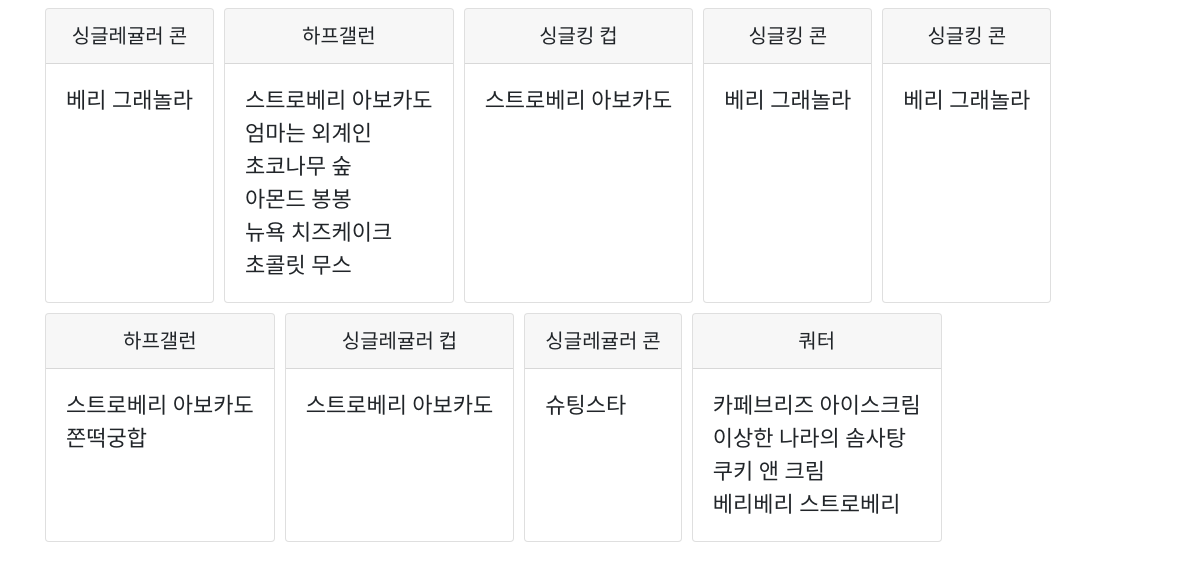
/icecream/show_list/ (lower part), run on an earlier commit of the app's database.
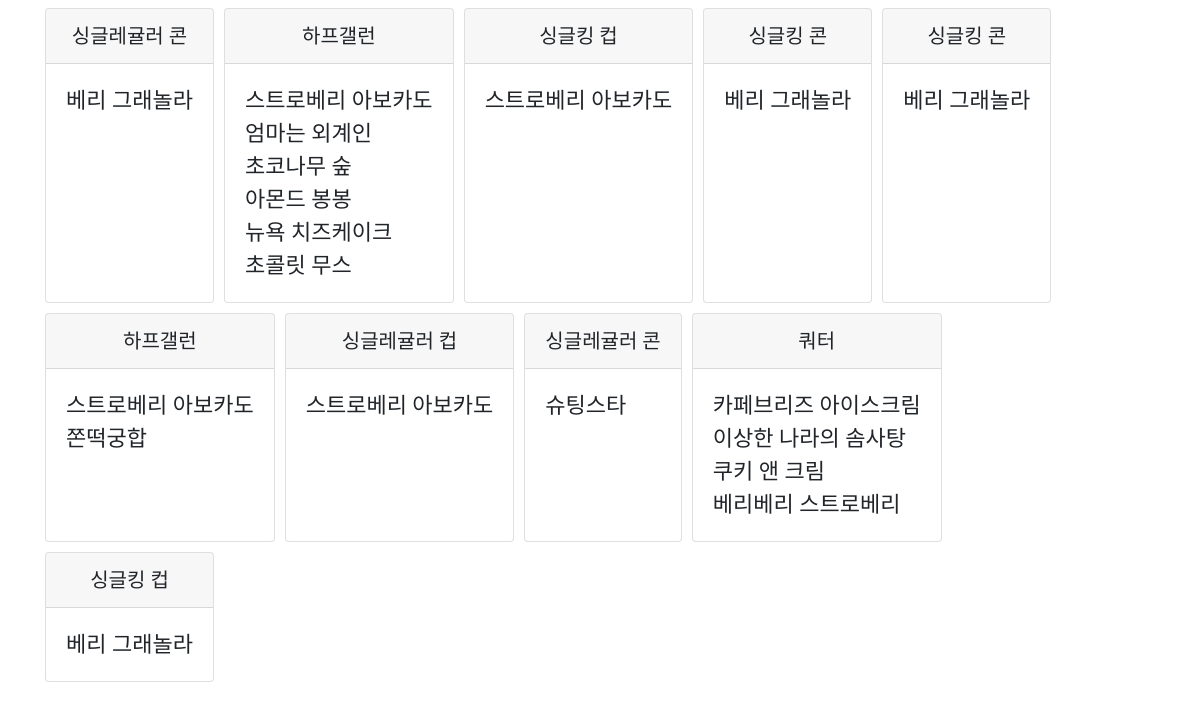
And on a later commit of the database.
### order/models.py (models this page shows)
class Order(models.Model):
    size = models.CharField(max_length=200, null=True)
    container = models.CharField(max_length=200, null=True)
    flavors = models.CharField(max_length=200, null=True)
    def flavors_as_list(self): ## 인스턴스 메소드로 자신의 인스턴스에서 flavors를 list 타입으로 바꿔주는 메소드에요 show_list.html 로 오세요
        return self.flavors.split(', ')

### icecream/views.py (the view)
# urls.py: path('show_list/', views.show_list, name="show_list"),
def show_list(request):
    context = {
        'orders': Order.objects.all()
    }
    return render(request, 'show_list.html', context)

### icecream/templates/show_list.html (shortened to what this page needs)
{% extends 'base.html' %}
{% load static %}
{% block content %}
    <br>
    <div class="row container">
    {% for order in orders %}
        <div class="card order_list">
            <div class="card-header text-center">{{ order.size }} {{ order.container }}</div>
            <div class="card-body">
                <p class="card-text flavor_caption">
                    {% for item in order.flavors_as_list %}
                        {{ item }}<br>
                    {% endfor %}
                </p>
            </div>
        </div>
    {% endfor %}
    </div>
    <button type="button" onclick="topFunction()" id="myBtn">Top</button><br><br>
{% endblock %}

### templates/base.html (shortened to what this page needs)
{% load static %}
<!doctype html>
<html lang="en">
  <head>
    <link rel="stylesheet" href="https://stackpath.bootstrapcdn.com/bootstrap/4.3.1/css/bootstrap.min.css">
    <link rel="stylesheet" href="{% static 'css/project.css' %}">
    <link rel='stylesheet' href='https://use.fontawesome.com/releases/v5.7.0/css/all.css'>
  </head>
  <body>
    <div class="container">
        {% block content %}
        {% endblock %}
    </div>
  </body>
</html>

### project/static/css/project.css (style rules this page uses)
.flavor_caption { font-family: "UhBeeZIGLE"; font-size: 22px; }
.card-header { font-family: "UhBeeZIGLE"!important; font-size: 20px!important; }
.order_list { margin-right: 10px; margin-bottom: 10px; }

What changed in the data, as far as the page shows it:
added Order: size "싱글킹", container "컵", flavors_as_list "베리 그래놀라"
